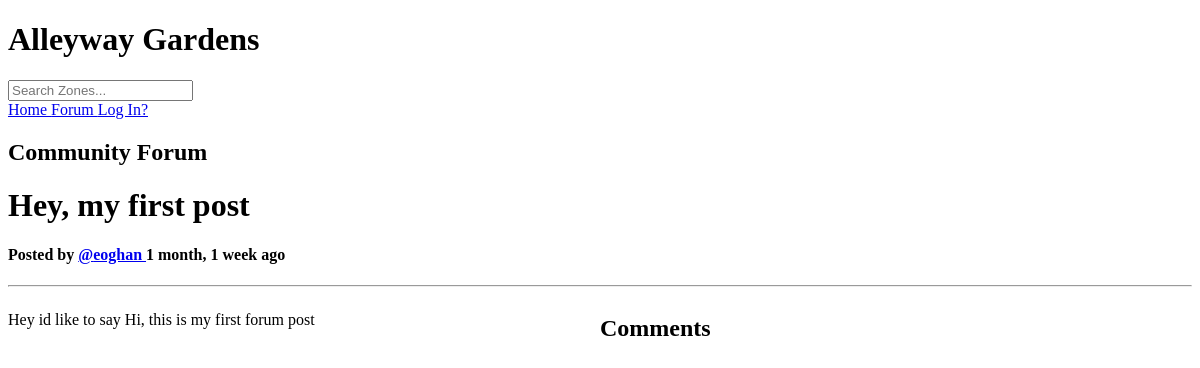
Before: /forum-post/5/ with the older database file.
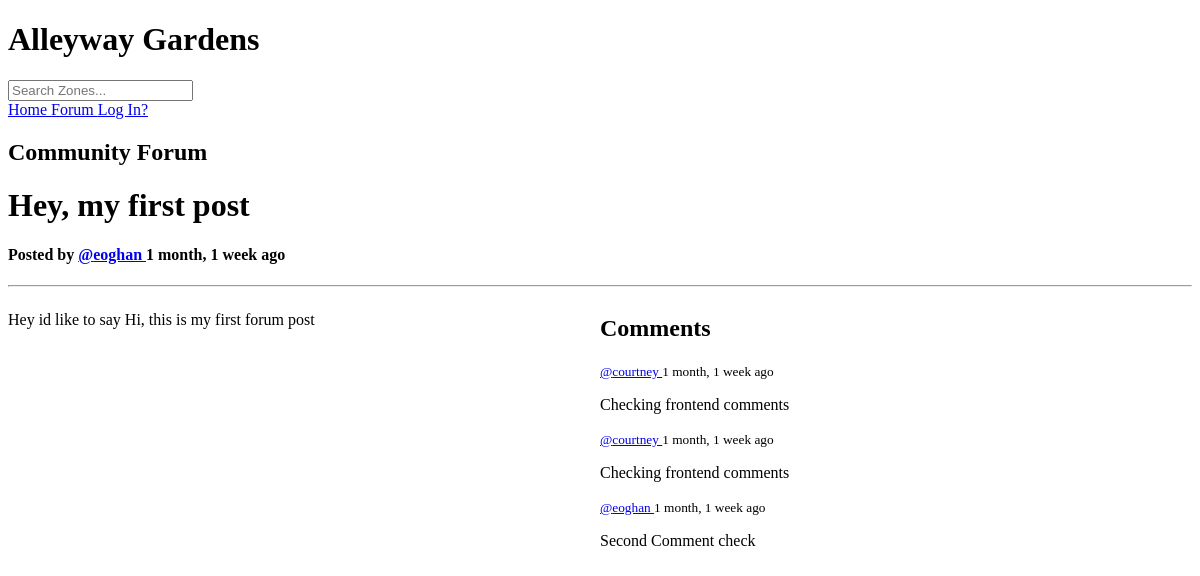
After: the same page with the newer database file.
### base/models.py (models this page shows, shortened)
class Comment(models.Model):
    user = models.ForeignKey(User, on_delete=models.CASCADE, related_name="comment")
    post = models.ForeignKey(Post, on_delete=models.CASCADE, related_name="comment")
    body = models.TextField()
    updated = models.DateTimeField(auto_now=True)
    created = models.DateTimeField(auto_now_add=True)
    class Meta:
        ordering = ['-updated', '-created']

### base/views.py (the view, shortened to what this page needs)
# urls.py: path('forum-post/<str:pk>/', views.forumPost, name = 'forum-post'),
def forumPost(request, pk):
    post = Post.objects.get(id=pk)
    post_comments = post.comment.all().order_by('-created')
    context = {'post':post, 'post_comments' : post_comments }
    return render(request, 'base/forum_post.html', context)

### base/templates/base/forum_post.html (shortened to what this page needs)
{% extends 'main.html' %}
{% block content %}
<h2>Community Forum</h2>
<h1>{{post.title}}</h1>
<h4> Posted by <a href="{% url 'user-profile' post.user.id %}">@{{post.user}} </a> {{post.created|timesince}} ago</h4>
<hr>
<div class="post-container">
    <div>
        <p>{{post.body}}</p>
    </div>
    <div>
        <h2>Comments</h2>
        {% for comment in post_comments %}
      <div>
            <small><a href="{% url 'user-profile' comment.user.id %}">@{{comment.user}} </a> {{comment.created|timesince}} ago </small>
            <p>{{comment.body}}</p>
      </div>
        {% endfor %}
    </div>
</div>
{% endblock content %}

Changed rows visible on the page:
added Comment: user "courtney", created "1 month, 1 week", body "Checking frontend comments"
added Comment: user "courtney", created "1 month, 1 week", body "Checking frontend comments"
added Comment: user "eoghan", created "1 month, 1 week", body "Second Comment check"
